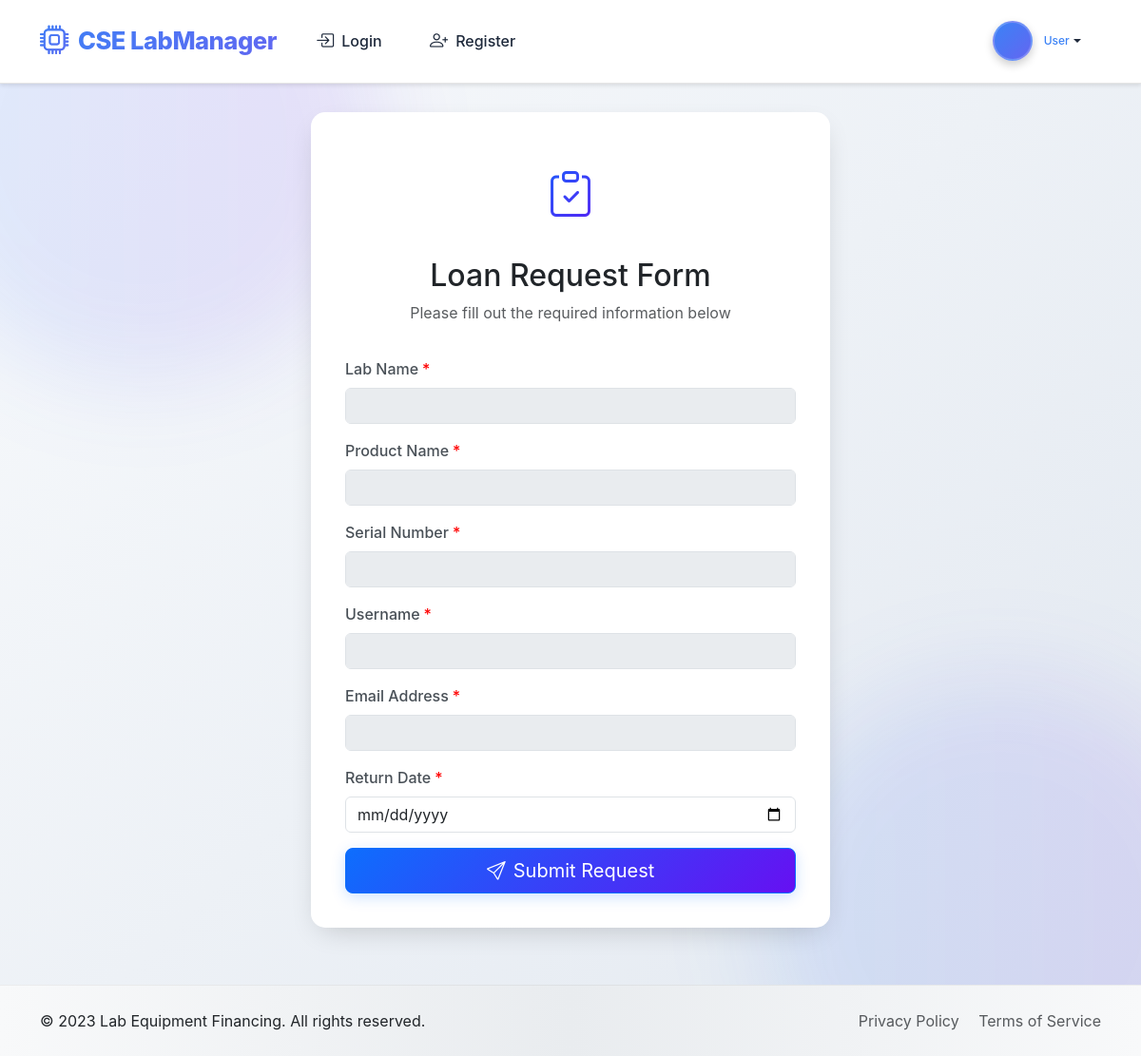
The app's page /load_request/11, older data.
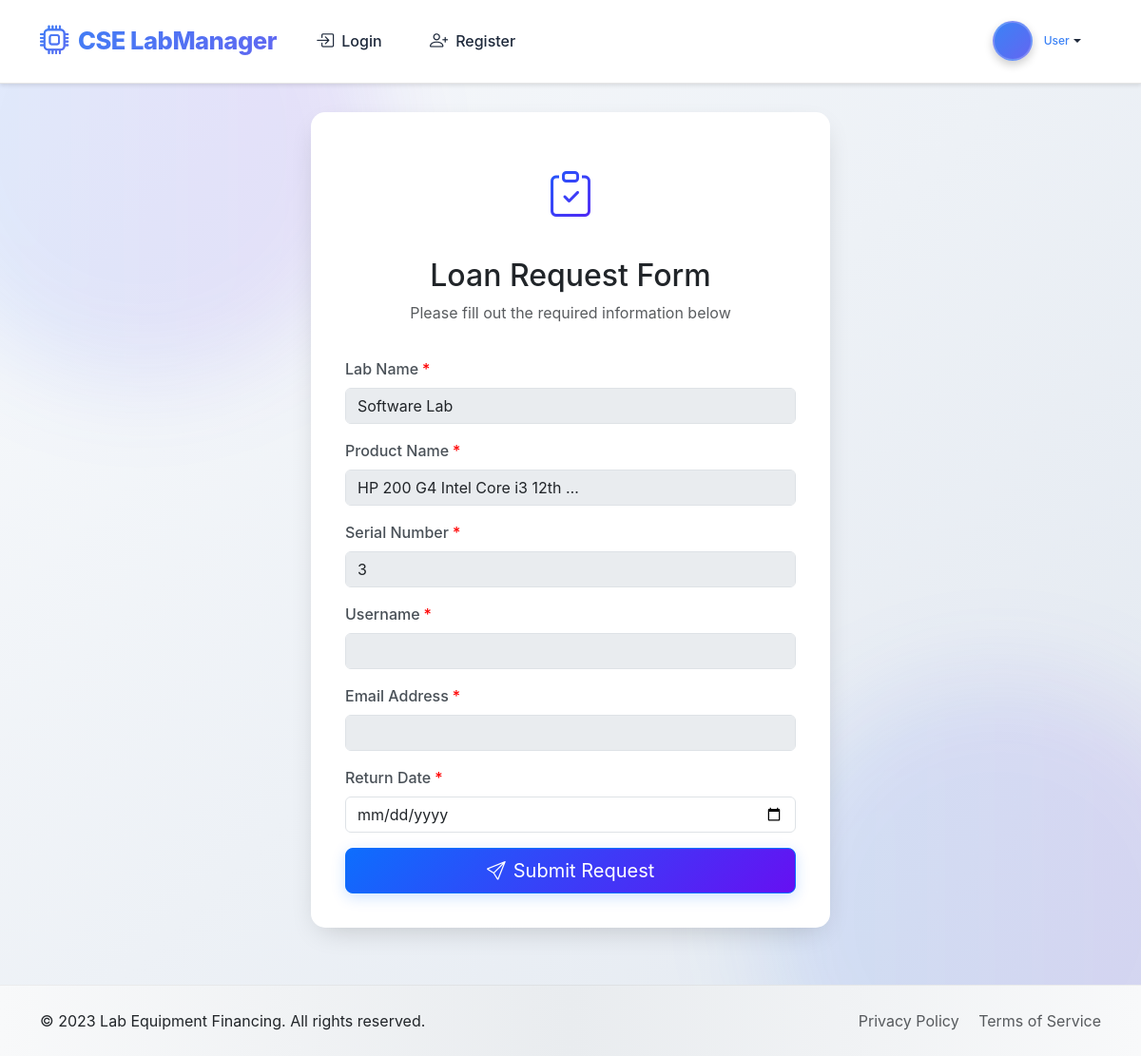
The same page, newer data.
### app/models.py (models this page shows, shortened)
class Product(models.Model):
    STATUS_CHOICES = [
        ('available', 'Available'),
        ('pending', 'Pending'),
        ('in_loan', 'In Loan'),
        ('returned', 'Returned')
    ]
    name = models.CharField(max_length=100)
    description = models.TextField(blank=True, null=True)
    image = models.ImageField(upload_to='products', null=True, blank=True)
    price = models.DecimalField(max_digits=10, decimal_places=2, null=True, blank=True)
    base_price = models.DecimalField(max_digits=10,null=True, blank=True ,decimal_places=2)
    category = models.ForeignKey(Category, on_delete=models.CASCADE)
    lab = models.ForeignKey(Lab, on_delete=models.CASCADE, related_name='products')
    status = models.CharField(max_length=20, choices=STATUS_CHOICES, default='available')
    serial_number = models.CharField(max_length=100, blank=True, null=True)
    in_stock = models.BooleanField(default=True)

class Lab(models.Model):
    name = models.CharField(max_length=100)
    description = models.TextField(blank=True, null=True)
    capacity = models.IntegerField(default=0, null=True, blank=True)
    image = models.ImageField(upload_to='labs', null=True, blank=True)
    location = models.CharField(max_length=255, blank=True, null=True)
    in_charge = models.ForeignKey(settings.AUTH_USER_MODEL, on_delete=models.SET_NULL, null=True, blank=True, related_name='labs_incharge')

### app/views.py (the view, shortened to what this page needs)
# urls.py: path('load_request/<int:product_id>',load_request,name = 'load_request'),
def load_request(request, product_id):
    product = Product.objects.filter(id=product_id).first()
    return render(request, 'load_request.html', {"product": product})

### app/templates/load_request.html (shortened to what the changed rows need)
<!DOCTYPE html>
<html lang="en">
<head>
    <link href="https://cdn.jsdelivr.net/npm/bootstrap@5.3.0/dist/css/bootstrap.min.css" rel="stylesheet">
    <link rel="stylesheet" href="https://cdn.jsdelivr.net/npm/bootstrap-icons@1.10.0/font/bootstrap-icons.css">
    <link rel="stylesheet" href="https://cdnjs.cloudflare.com/ajax/libs/animate.css/4.1.1/animate.min.css">
</head>
<body>
    {% include "navbar.html" %}
    <main class="container">
        <div class="row justify-content-center">
            <div class="col-md-8 col-lg-6">
                <div class="loan-form animate__animated animate__fadeInUp">
                    <div class="form-header">
                        <h2>Loan Request Form</h2>
                    </div>
                    <form id="loanRequestForm" method="POST" action="{% url 'load_request' product.id %}">
                        <div class="mb-3 form-group animate__animated animate__fadeIn">
                            <label for="labName" class="form-label required-field">Lab Name</label>
                            <input type="text" class="form-control" value="{{product.lab.name}}" id="labName" disabled>
                        </div>
                        <div class="mb-3 form-group animate__animated animate__fadeIn animate__delay-1s">
                            <label for="productName" class="form-label required-field">Product Name</label>
                            <input type="text" class="form-control" id="productName" disabled value="{{product.name | truncatechars:30}}">
                        </div>
                        <div class="mb-3 form-group animate__animated animate__fadeIn animate__delay-1s">
                            <label for="serial-number" class="form-label required-field">Serial Number</label>
                            <input type="text" class="form-control" id="serial-number" disabled value="{{product.serial_number}}">
                        </div>
                    </form>
                </div>
            </div>
        </div>
    </main>
</body>
</html>

Row changes from the older to the newer data that the page shows:
added Product: lab.name "Software Lab", name "HP 200 G4 Intel Core i3 12th …", serial_number "3"
